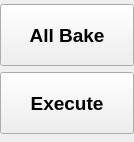
<?xml version="1.0" encoding="UTF-8"?>
<ui version="4.0">
 <class>cmb</class>
 <widget class="QWidget" name="cmb">
  <property name="geometry">
   <rect>
    <x>0</x>
    <y>0</y>
    <width>134</width>
    <height>142</height>
   </rect>
  </property>
  <property name="windowTitle">
   <string>Curv</string>
  </property>
  <widget class="QWidget" name="">
   <property name="geometry">
    <rect>
     <x>0</x>
     <y>4</y>
     <width>134</width>
     <height>132</height>
    </rect>
   </property>
   <layout class="QVBoxLayout" name="verticalLayout">
    <item>
     <widget class="QPushButton" name="allBtn">
      <property name="minimumSize">
       <size>
        <width>0</width>
        <height>62</height>
       </size>
      </property>
      <property name="maximumSize">
       <size>
        <width>16777215</width>
        <height>62</height>
       </size>
      </property>
      <property name="font">
       <font>
        <pointsize>14</pointsize>
        <weight>75</weight>
        <bold>true</bold>
       </font>
      </property>
      <property name="text">
       <string>All Bake</string>
      </property>
     </widget>
    </item>
    <item>
     <widget class="QPushButton" name="cmbBtn">
      <property name="minimumSize">
       <size>
        <width>0</width>
        <height>62</height>
       </size>
      </property>
      <property name="maximumSize">
       <size>
        <width>16777215</width>
        <height>62</height>
       </size>
      </property>
      <property name="font">
       <font>
        <pointsize>14</pointsize>
        <weight>75</weight>
        <bold>true</bold>
       </font>
      </property>
      <property name="text">
       <string>Execute</string>
      </property>
     </widget>
    </item>
   </layout>
  </widget>
 </widget>
 <resources/>
 <connections/>
</ui>
